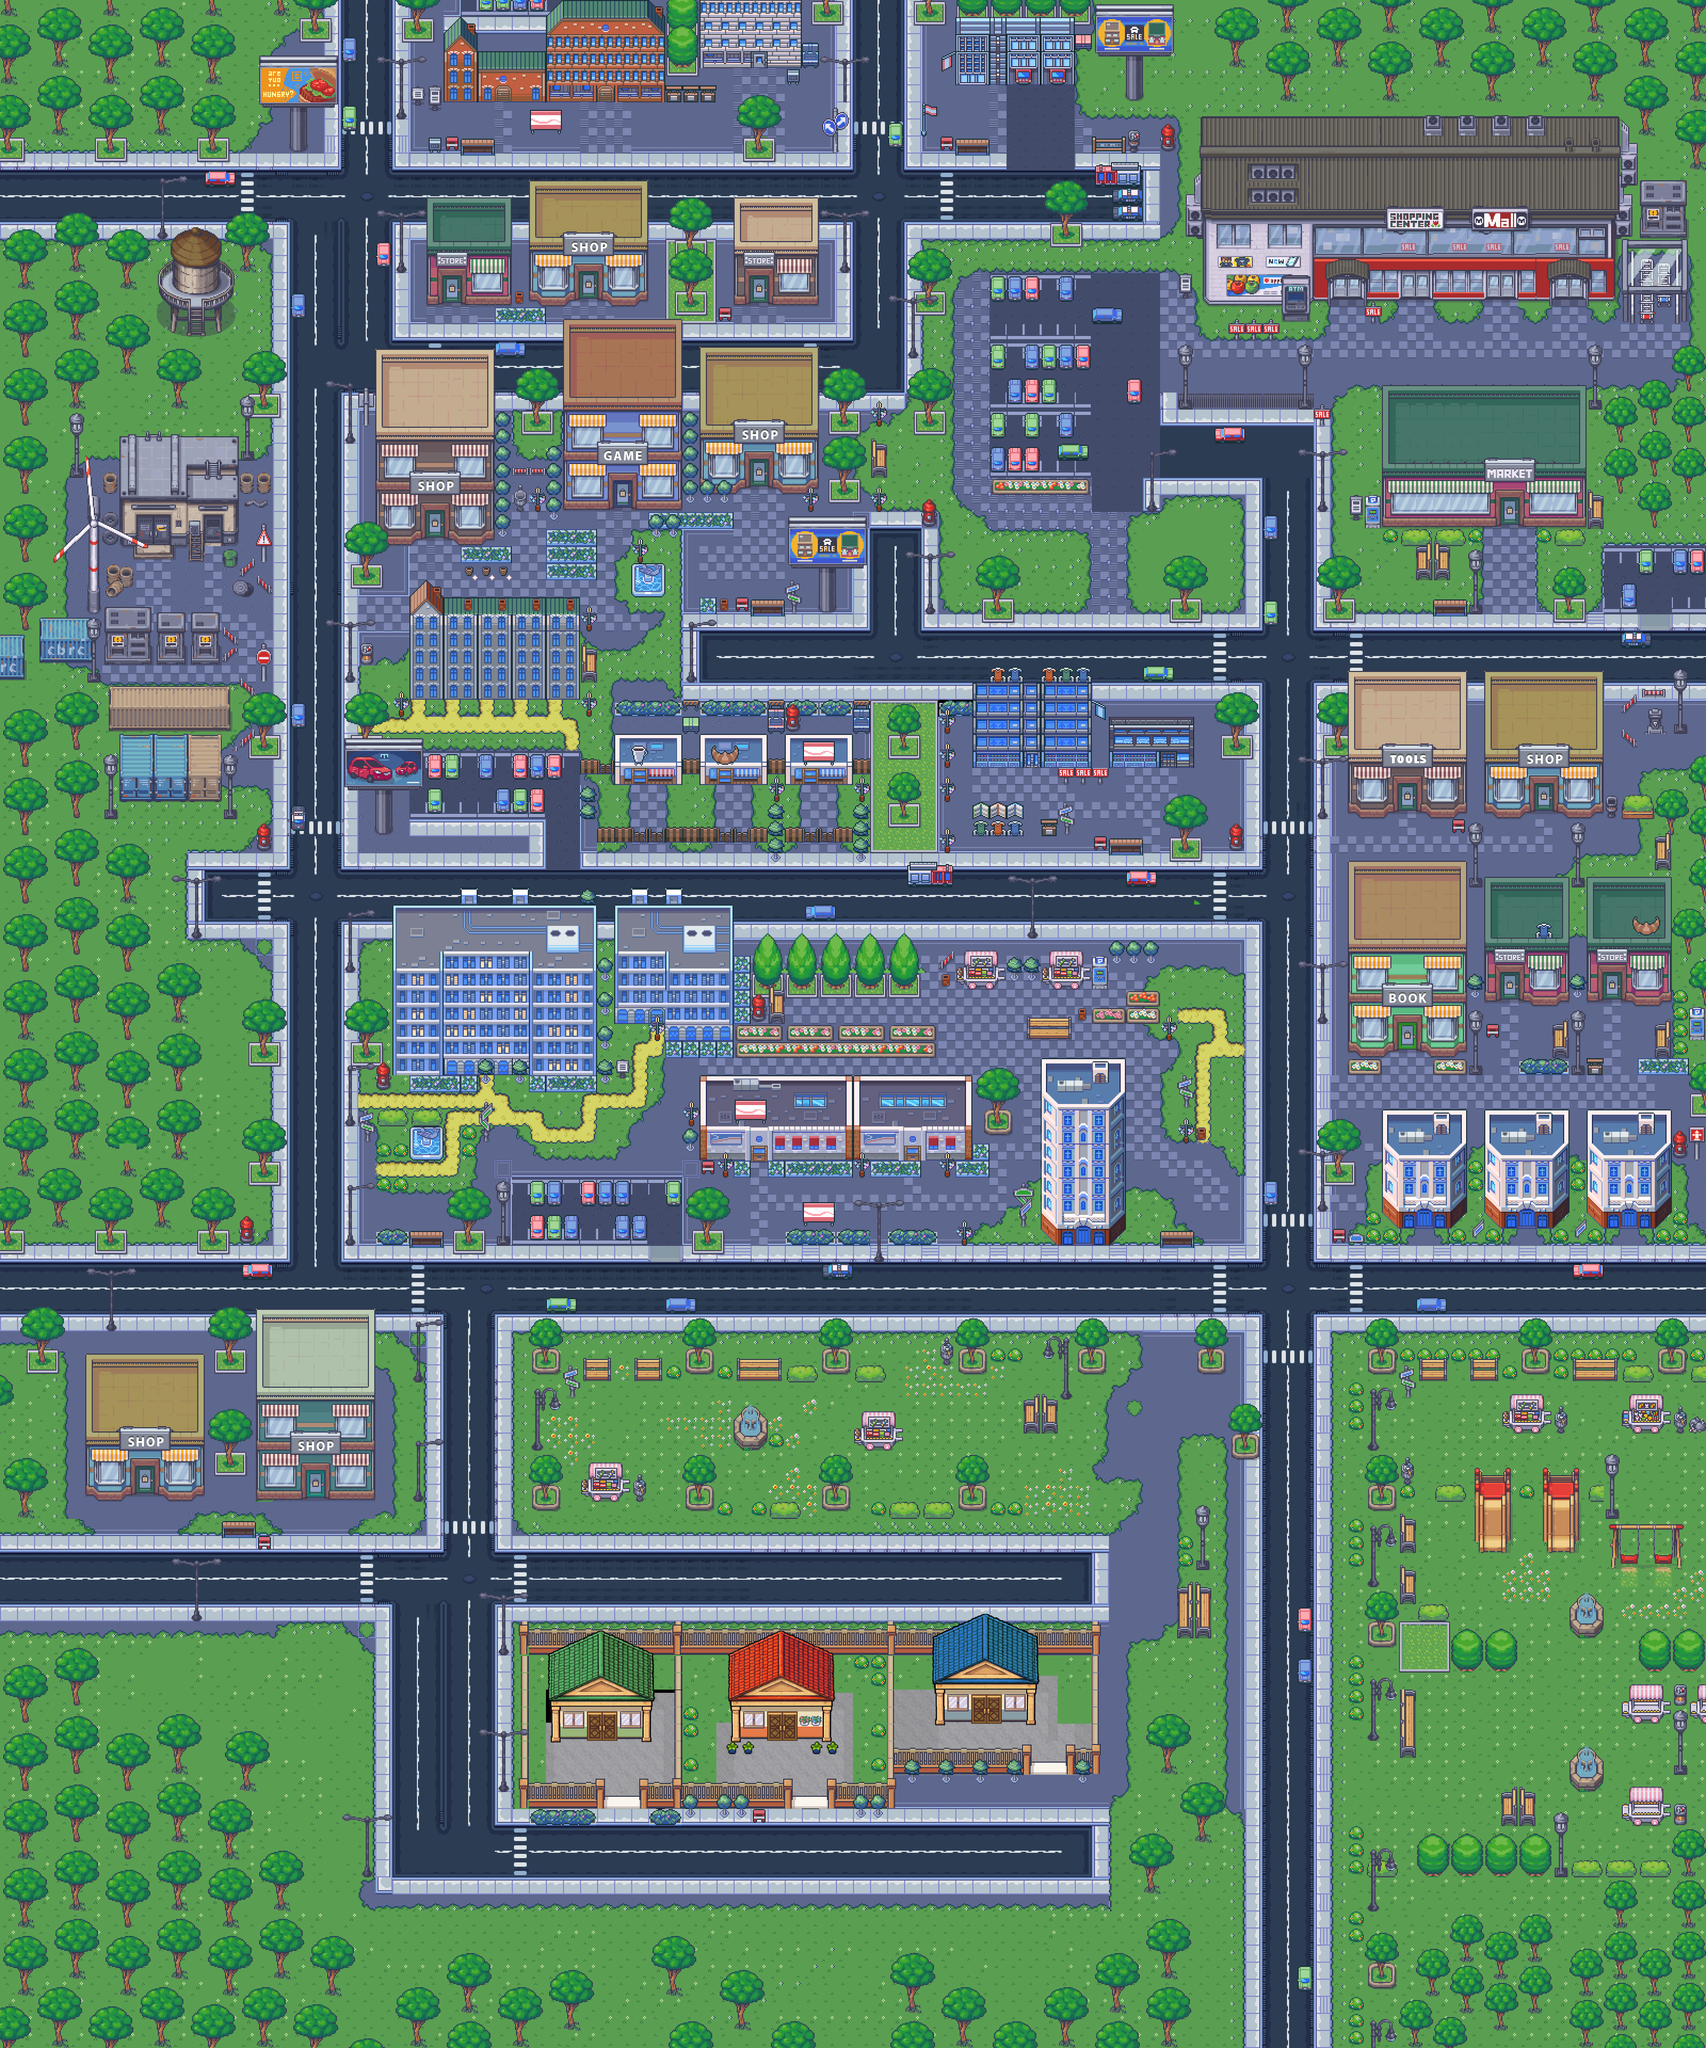

A 2D game scene composited from a Tiled map and its tileset images. What follows is a short description and the map's XML, with each tile layer's data collapsed to a summary:
An orthogonal 100x120 tile map with 32x32 px tiles, 3 tile layers (c_land, c_building, c_prop), 5 tilesets and 2 objects (Helper, Grandma).

<map version="1.10" tiledversion="1.10.2" orientation="orthogonal" renderorder="right-down" width="100" height="120" tilewidth="32" tileheight="32" infinite="0" nextlayerid="7" nextobjectid="7">
 <editorsettings>
  <export target="GN_city.tmj" format="json" />
 </editorsettings>
 <tileset firstgid="1" name="CityLand" tilewidth="32" tileheight="32" tilecount="896" columns="56">
  <image source="City_32x32.png" width="1792" height="512" />
 </tileset>
 <tileset firstgid="897" name="CityProp" tilewidth="32" tileheight="32" tilecount="2240" columns="32">
  <image source="CityProp_32x32.png" width="1024" height="2240" />
 </tileset>
 <tileset firstgid="3137" name="CityShopping" tilewidth="32" tileheight="32" tilecount="2176" columns="32">
  <image source="Shopping_32x32.png" width="1024" height="2176" />
 </tileset>
 <tileset firstgid="5313" name="HouseLand" tilewidth="32" tileheight="32" tilecount="8284" columns="76">
  <image source="Room_Builder_32x32.png" width="2432" height="3488" />
 </tileset>
 <tileset firstgid="13597" name="GN_House" tilewidth="32" tileheight="32" tilecount="442" columns="26">
  <image source="GN_House.png" width="832" height="544" />
 </tileset>
 <layer id="1" name="c_land" width="100" height="120">
  <data>[12000 cells, 12000 non-empty, 299 distinct tile ids]</data>
 </layer>
 <layer id="2" name="c_building" width="100" height="120">
  <data>[12000 cells, 4457 non-empty, 1514 distinct tile ids]</data>
 </layer>
 <objectgroup id="4" name="Object_cityHub_1">
  <object id="2" name="Helper" x="1516.96" y="3366.83">
   <point />
  </object>
  <object id="3" name="Grandma" x="1463.63" y="3309.17">
   <point />
  </object>
 </objectgroup>
 <layer id="3" name="c_prop" width="100" height="120" offsetx="32" offsety="0">
  <data>[12000 cells, 2059 non-empty, 627 distinct tile ids]</data>
 </layer>
</map>
